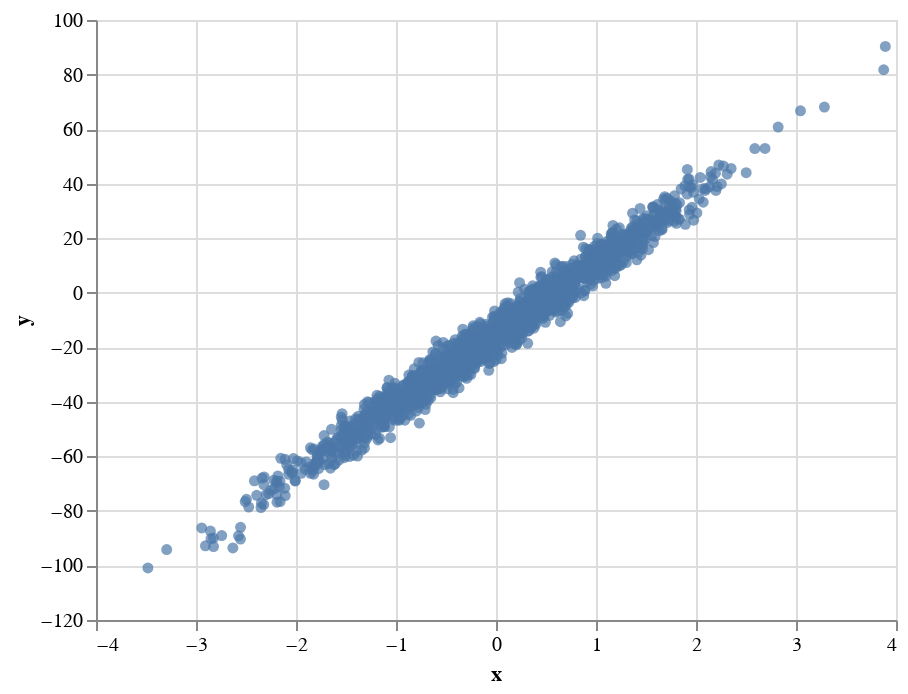

Notebook cell for this chart:
### Markdown cell above
* Store the resulting Altair chart with the variable name `c1`.

### Code cell
c1 = alt.Chart(df).mark_circle().encode(
    x="x",
    y="y"
)

c1

### Figure 1 — Vega-Lite specification as saved in the notebook (floating-point values rounded to 4 significant figures; data arrays with more than 128 entries replaced by an {"elided": "..."} marker saying what was removed)
{"config": {"view": {"continuousWidth": 400, "continuousHeight": 300}}, "data": {"name": "data-0c8d369a0952cbb466b1ad1b45716812"}, "mark": "circle", "encoding": {"x": {"field": "x", "type": "quantitative"}, "y": {"field": "y", "type": "quantitative"}}, "$schema": "https://vega.github.io/schema/vega-lite/v4.17.0.json", "datasets": {"data-0c8d369a0952cbb466b1ad1b45716812": {"elided": "2000 records"}}}
